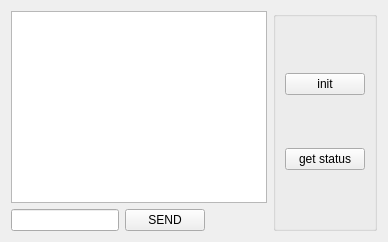
          <widget class="QWidget" name="tester_tab">
           <attribute name="title">
            <string>Test-Mode</string>
           </attribute>
           <layout class="QGridLayout" name="gridLayout_12">
            <item row="0" column="1" rowspan="2">
             <widget class="QGroupBox" name="groupBox_7">
              <property name="title">
               <string/>
              </property>
              <layout class="QVBoxLayout" name="verticalLayout_3">
               <item>
                <widget class="QPushButton" name="pushButton_3">
                 <property name="text">
                  <string>init</string>
                 </property>
                </widget>
               </item>
               <item>
                <widget class="QPushButton" name="pushButton_2">
                 <property name="text">
                  <string>get status</string>
                 </property>
                </widget>
               </item>
              </layout>
             </widget>
            </item>
            <item row="1" column="0">
             <layout class="QHBoxLayout" name="horizontalLayout_3">
              <item>
               <widget class="QLineEdit" name="textcmd_ed"/>
              </item>
              <item>
               <widget class="QPushButton" name="sendtxtcmd_btn">
                <property name="text">
                 <string>SEND</string>
                </property>
               </widget>
              </item>
              <item>
               <spacer name="horizontalSpacer_3">
                <property name="orientation">
                 <enum>Qt::Horizontal</enum>
                </property>
                <property name="sizeHint" stdset="0">
                 <size>
                  <width>40</width>
                  <height>20</height>
                 </size>
                </property>
               </spacer>
              </item>
             </layout>
            </item>
            <item row="0" column="0">
             <widget class="QTextBrowser" name="testconsole_lst"/>
            </item>
           </layout>
          </widget>
